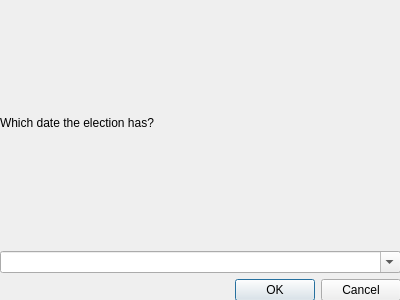
<?xml version="1.0" encoding="UTF-8"?>
<ui version="4.0">
 <class>Form</class>
 <widget class="QWidget" name="Form">
  <property name="geometry">
   <rect>
    <x>0</x>
    <y>0</y>
    <width>400</width>
    <height>300</height>
   </rect>
  </property>
  <property name="windowTitle">
   <string>Form</string>
  </property>
  <widget class="QWidget" name="gridLayoutWidget">
   <property name="geometry">
    <rect>
     <x>0</x>
     <y>0</y>
     <width>401</width>
     <height>301</height>
    </rect>
   </property>
   <layout class="QGridLayout" name="gridLayout">
    <item row="1" column="0">
     <widget class="QComboBox" name="elections">
      <property name="editable">
       <bool>true</bool>
      </property>
     </widget>
    </item>
    <item row="0" column="0">
     <widget class="QLabel" name="label">
      <property name="text">
       <string>Which date the election has?</string>
      </property>
     </widget>
    </item>
    <item row="2" column="0">
     <widget class="QDialogButtonBox" name="okOrCancel">
      <property name="standardButtons">
       <set>QDialogButtonBox::Cancel|QDialogButtonBox::Ok</set>
      </property>
     </widget>
    </item>
   </layout>
  </widget>
 </widget>
 <resources/>
 <connections/>
</ui>
